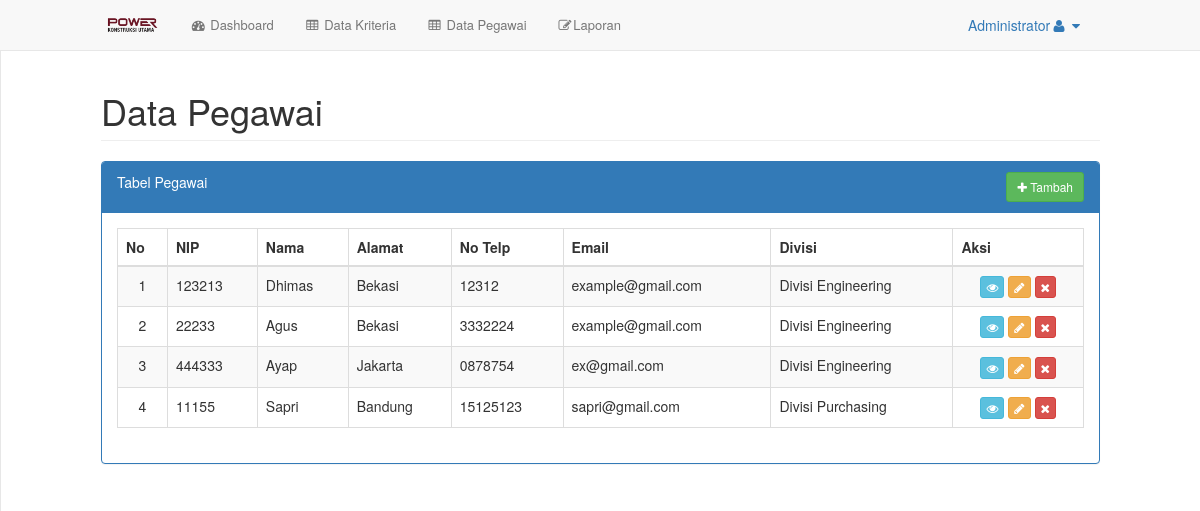
Before: /index.php?url=data_calon (signed in) with the older database file.
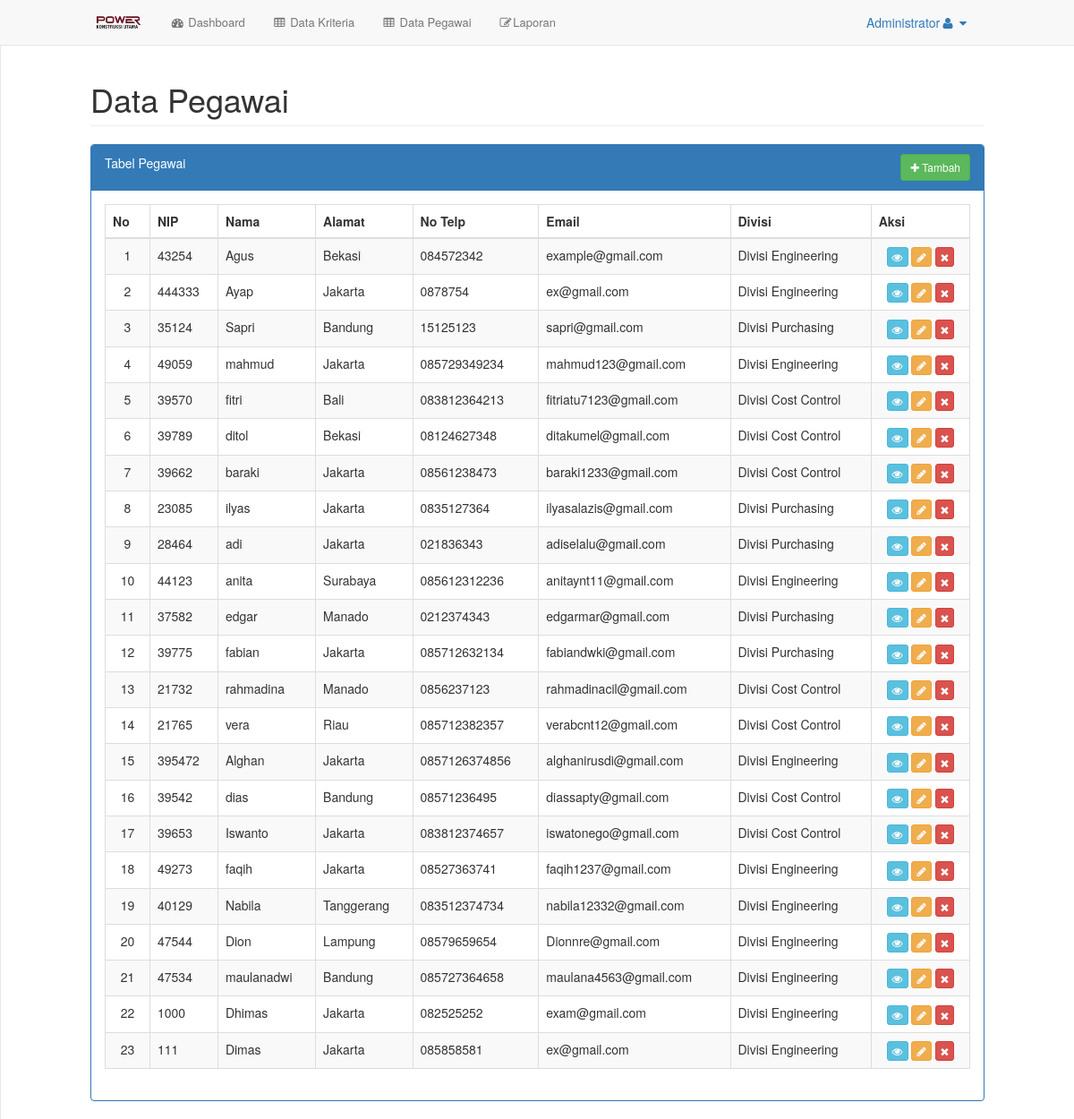
After: the same page with the newer database file.
### tables this page shows
CREATE TABLE `calon` (
  `id` int(11) NOT NULL,
  `nip` varchar(18) NOT NULL,
  `nama` varchar(50) NOT NULL,
  `jenis_kelamin` varchar(15) NOT NULL,
  `alamat` varchar(255) NOT NULL,
  `no_telp` varchar(15) NOT NULL,
  `email` varchar(50) NOT NULL,
  `divisi` varchar(20) NOT NULL,
  `awal_masuk` varchar(10) NOT NULL,
  `lama_kerja` int(11) NOT NULL,
  `submit_by` int(11) DEFAULT 1
);

### config/routes.php (called while the page is built, shortened)
<?php
$include = [];
if (isset($_GET['url'])) {
	switch ($_GET['url']) {
		case 'data_calon':
			$include[] = 'halaman/calon/index.php';
			break;
	}
} else {
	$include[] = 'halaman/dashboard.php';
}

### config/calon/load_data.php (called while the page is built)
<?php
include 'config/koneksi.php';
if (($_SESSION['level'] == 'Divisi Engineering') || ($_SESSION['level'] == 'Divisi Purchasing') || ($_SESSION['level'] == 'Divisi Cost Control')) {
	$hasil = mysqli_query($koneksi, "SELECT * FROM CALON where divisi ='$_SESSION[level]'");
} else {
	$hasil = mysqli_query($koneksi, "SELECT * FROM CALON");
}
while ($data = mysqli_fetch_assoc($hasil)) {
	$datas[] = $data;
}

### halaman/calon/index.php (the view, shortened to what the changed rows need)
<div id="page-wrapper">
    <div class="row">
        <div class="col-lg-12">
            <h1 class="page-header">Data Pegawai</h1>
        </div>
    </div>
    <div class="row">
        <div class="col-lg-12">
            <div class="panel panel-primary">
                <div class="panel-heading" style="padding-bottom: 20px">
                    <div>
                        Tabel Pegawai
                        <?php if ($_SESSION['level'] == 'superadmin') : ?>
                            <a href="index.php?url=data_calon_tambah" class="btn btn-sm btn-success" style="float: right;"><i class="fa fa-plus"></i> Tambah</a>
                        <?php endif; ?>
                    </div>
                </div>
                <div class="panel-body">
                    <div class="dataTable_wrapper">
                        <table width="100%" class="table table-striped table-bordered table-hover" id="dataTables-example">
                            <thead>
                                <tr>
                                    <th width="50">No</th>
                                    <th>NIP</th>
                                    <th>Nama</th>
                                    <th>Alamat</th>
                                    <th>No Telp</th>
                                    <th>Email</th>
                                    <th>Divisi</th>
                                    <th>Aksi</th>
                                </tr>
                            </thead>
                            <tbody>
                                <?php $x = 1; ?>
                                <?php if (isset($datas)) : ?>
                                    <?php foreach ($datas as $data) : ?>
                                        <?php
                                        $query = mysqli_query($koneksi, "SELECT * FROM calon_subkriteria
                                        where calon_id = '$data[id]'");
                                        $cek = mysqli_num_rows($query);
                                        $kriteria = mysqli_num_rows(mysqli_query($koneksi, "SELECT * FROM kriteria"));
                                        if ($cek == $kriteria) { ?>
                                            <tr>
                                                <td align="center"><?php echo $x++; ?></td>
                                                <td><?php echo $data['nip']; ?></td>
                                                <td><?php echo $data['nama']; ?></td>
                                                <td><?php echo $data['alamat']; ?></td>
                                                <td><?php echo $data['no_telp']; ?></td>
                                                <td><?php echo $data['email']; ?></td>
                                                <td><?php echo $data['divisi']; ?></td>
                                                <td align="center">
                                                    <a href="index.php?url=data_calon_lihat&id=<?php echo $data['id'] ?>" class="btn btn-xs btn-info" title="Lihat">
                                                        <i class="fa fa-eye"></i>
                                                    </a>
                                                    <a href="index.php?url=data_calon_ubah&id=<?php echo $data['id'] ?>" class="btn btn-xs btn-warning" title="Ubah">
                                                        <i class="fa fa-pencil"></i>
                                                    </a>
                                                    <?php if ($_SESSION['level'] == 'superadmin') { ?>
                                                        <a href="config/calon/proses_hapus.php?&id=<?php echo $data['id'] ?>" class="btn btn-xs btn-danger" title="Hapus" onclick="return confirm('Apakah anda yakin ingin menghapus?')">
                                                            <i class="fa fa-remove"></i>
                                                        </a>
                                                    <?php } ?>
                                                </td>
                                            </tr>
                                        <?php } ?>
                                    <?php endforeach; ?>
                                <?php endif; ?>
                            </tbody>
                        </table>
                    </div>
                </div>
            </div>
        </div>
    </div>
</div>

### index.php (shortened to what the changed rows need)
<?php
include 'config/routes.php';
 include 'halaman/header.php';
foreach ($req as $key => $value) {
	require_once $value;
}
foreach ($include as $key => $value) {
	require_once $value;
}
include 'halaman/footer.php';
?>

Changed rows visible on the page:
removed calon: nip "123213", nama "Dhimas", alamat "Bekasi", no_telp "12312", email "example@gmail.com", divisi "Divisi Engineering"
changed calon "Agus": nip "22233" → "43254"; no_telp "3332224" → "084572342"
changed calon "Sapri": nip "11155" → "35124"
added calon: nip "49059", nama "mahmud", alamat "Jakarta", no_telp "085729349234", email "mahmud123@gmail.com", divisi "Divisi Engineering"
added calon: nip "39570", nama "fitri", alamat "Bali", no_telp "083812364213", email "fitriatu7123@gmail.com", divisi "Divisi Cost Control"
added calon: nip "39789", nama "ditol", alamat "Bekasi", no_telp "08124627348", email "ditakumel@gmail.com", divisi "Divisi Cost Control"
added calon: nip "39662", nama "baraki", alamat "Jakarta", no_telp "08561238473", email "baraki1233@gmail.com", divisi "Divisi Cost Control"
added calon: nip "23085", nama "ilyas", alamat "Jakarta", no_telp "0835127364", email "ilyasalazis@gmail.com", divisi "Divisi Purchasing"
added calon: nip "28464", nama "adi", alamat "Jakarta", no_telp "021836343", email "adiselalu@gmail.com", divisi "Divisi Purchasing"
added calon: nip "44123", nama "anita", alamat "Surabaya", no_telp "085612312236", email "anitaynt11@gmail.com", divisi "Divisi Engineering"
added calon: nip "37582", nama "edgar", alamat "Manado", no_telp "0212374343", email "edgarmar@gmail.com", divisi "Divisi Purchasing"
added calon: nip "39775", nama "fabian", alamat "Jakarta", no_telp "085712632134", email "fabiandwki@gmail.com", divisi "Divisi Purchasing"
added calon: nip "21732", nama "rahmadina", alamat "Manado", no_telp "0856237123", email "rahmadinacil@gmail.com", divisi "Divisi Cost Control"
added calon: nip "21765", nama "vera", alamat "Riau", no_telp "085712382357", email "verabcnt12@gmail.com", divisi "Divisi Cost Control"
added calon: nip "395472", nama "Alghan", alamat "Jakarta", no_telp "0857126374856", email "alghanirusdi@gmail.com", divisi "Divisi Engineering"
added calon: nip "39542", nama "dias", alamat "Bandung", no_telp "08571236495", email "diassapty@gmail.com", divisi "Divisi Cost Control"
added calon: nip "39653", nama "Iswanto", alamat "Jakarta", no_telp "083812374657", email "iswatonego@gmail.com", divisi "Divisi Cost Control"
added calon: nip "49273", nama "faqih", alamat "Jakarta", no_telp "08527363741", email "faqih1237@gmail.com", divisi "Divisi Engineering"
added calon: nip "40129", nama "Nabila", alamat "Tanggerang", no_telp "083512374734", email "nabila12332@gmail.com", divisi "Divisi Engineering"
added calon: nip "47544", nama "Dion", alamat "Lampung", no_telp "08579659654", email "Dionnre@gmail.com", divisi "Divisi Engineering"
added calon: nip "47534", nama "maulanadwi", alamat "Bandung", no_telp "085727364658", email "maulana4563@gmail.com", divisi "Divisi Engineering"
added calon: nip "1000", nama "Dhimas", alamat "Jakarta", no_telp "082525252", email "exam@gmail.com", divisi "Divisi Engineering"
added calon: nip "111", nama "Dimas", alamat "Jakarta", no_telp "085858581", email "ex@gmail.com", divisi "Divisi Engineering"
